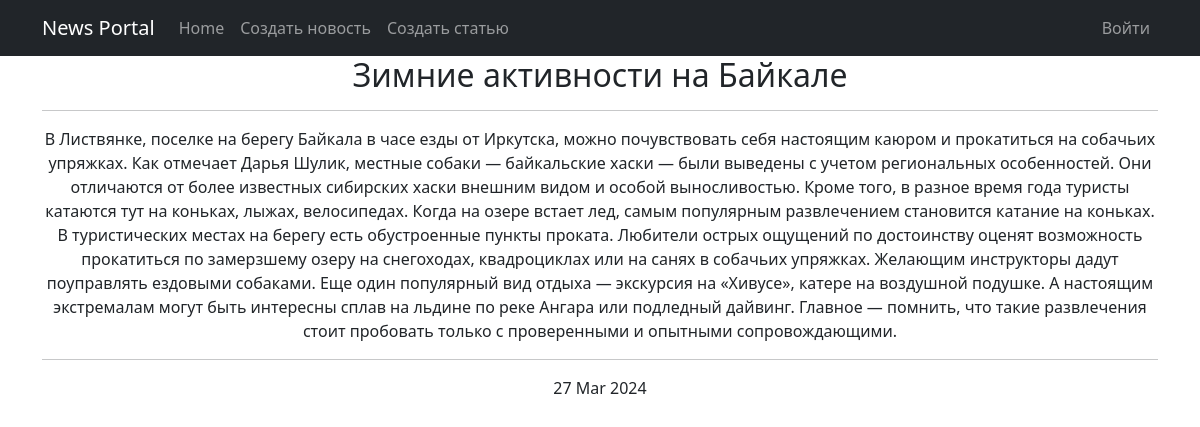
The page /news/1/ on the database its author committed.
### news_app/models.py (models this page shows, shortened)
class Post(models.Model):
    news = 'NE'
    article = 'AR'
    variant = [
        (news, 'Новость'),
        (article, 'Статья')]
    author = models.ForeignKey(Author, on_delete = models.CASCADE)
    _type = models.CharField(max_length = 2, choices = variant, default = news)
    pub_date = models.DateTimeField(auto_now_add = True)
    title = models.CharField(max_length = 255)
    text = models.TextField()
    rating = models.IntegerField(default = 0)
    category = models.ManyToManyField(Category, through = 'PostCategory')

### news_app/views.py (the view)
# urls.py: path('<int:pk>/', PostsDetail.as_view(), name='post_detail'),
class PostsDetail(DetailView):
    model = Post
    template_name = 'post.html'
    context_object_name = 'post'

### news_app/templatetags/custom_filters.py (called while the page is built)
@register.filter()
def censor(value):
    res = ''
    for word in value.split():
        if word in words:
            res += word[0] + '*'*(len(word)-1) + ' '
        else:
            res += word + ' '
    return res[:-1]

### templates/post.html (shortened to what this page needs)
{% extends 'flatpages/default.html' %}
{% load custom_filters %}
{% block content %}
<h2>{{post.title|censor }}</h2>
<hr>
{{post.text|censor }}
<hr>
{{post.pub_date|date:'d M Y'}}
{% endblock content %}

### rows shown on the page
Post: title|censor "Зимние активности на Байкале", text|censor "В Листвянке, поселке на берегу Байкала в часе езды от Иркутска, можно почувствовать себя настоящим каюром и прокатиться на собачьих упряжках. Как отмечает Дарья Шулик, местные собаки — байкальские хаски — были выведены с учетом региональных особенностей. Они отличаются от более известных сибирских хаски внешним видом и особой выносливостью. Кроме того, в разное время года туристы катаются тут на коньках, лыжах, велосипедах. Когда на озере встает лед, самым популярным развлечением становится катание на коньках. В туристических местах на берегу есть обустроенные пункты проката. Любители острых ощущений по достоинству оценят возможность прокатиться по замерзшему озеру на снегоходах,…", pub_date "27 Mar 2024"
